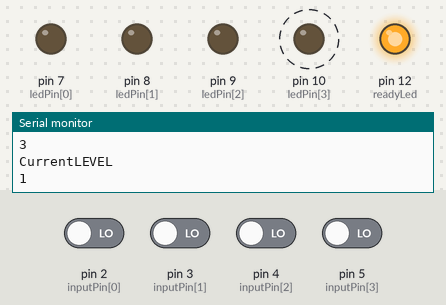
Bench run of a sketch on a simulated Arduino Uno, built with avr-gcc and run on an emulated ATmega328P. Parts: output pins drawn as LEDs (lit = HIGH), the last lines printed to the serial monitor. Dashed ring = blinking. Inputs (shaded band) come from the test bench; at power-on: pin 2 (inputPin[0]), pin 3 (inputPin[1]), pin 4 (inputPin[2]), pin 5 (inputPin[3]) LOW. Random numbers use the default seed unless the sketch sets one.

Above: at 3.6 s.
3.7 s: pin 2 (inputPin[0]) driven HIGH
At 4.2 s:
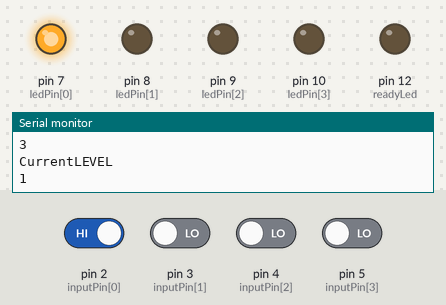
At 5.5 s:
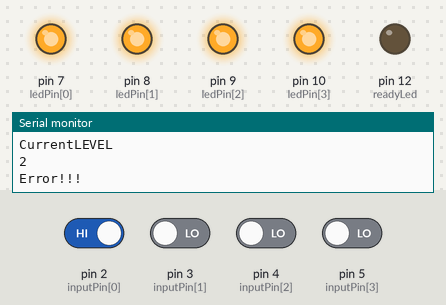
Timing chart, 0 to 15.7 s (numbered marks = the images above; inputs shaded):
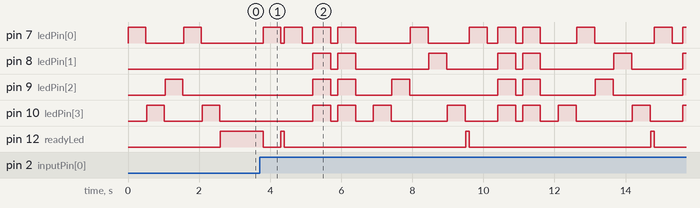

The sketch:

secuenciaColores.ino
```cpp
// Created by Cindy Canul Canul & Cristian Kumul Uc
// E-mail: cindycanul92@gmail.com, cristiankumul@gmail.com


const int _n_levels=5;                //Número de elementos que contendrá la serie para ganar el juego
// Variables
int inputPin[] = {2,3,4,5};           //Declaración de las entradas que se usarán
int ledPin[] = {7,8,9,10};            //Pines para los leds de la secuencia
int buttonState[] = {0,0,0,0};         // El estado actual de los botones
int lastButtonState[] = {0,0,0,0};     // El estado previo de los botones
int serie_array[_n_levels],currentValue; //vectores donde se almacenará la serie y currentValue es donde almacenaremos el valor de la selección del usuario en tiempo de ejecución
int readyLed = 12;                      //Led que nos dará señal que espera la entrada del usuario
//Función que inicializa el vector de la serie y la variable currentValue
void getInitialArray(int n,int n_pin)
{
  Serial.println("N_PIN");
  Serial.println(n_pin);
  Serial.println("/N_PIN");
  int rand_num,random_selected;
  for(int i=0; i<n; i=i+1){
        serie_array[i]=0;
        currentValue = 0;
        rand_num = random(0,n_pin);
        if(i>0)
        {
          while(rand_num == serie_array[i-1]) //Nunca habrá dos digitos iguales consecutivos
          {
            rand_num = random(0,n_pin);
          }
        }
        Serial.println(rand_num);
        random_selected = rand_num;
        serie_array[i]=random_selected;    //guardamos el valor pseudorandom seleccionado
      }


}


void setup() {

  randomSeed(analogRead(0)); //semilla para el pseudorandom
  //inicializamos las entradas y salidas
  for(int x = 0; x < 4; x=x+1)
  {
    pinMode(inputPin[x],INPUT);
    pinMode(ledPin[x],OUTPUT);
  }
  pinMode(readyLed,OUTPUT);
  // iniciamos la comunicación serial para imprimir por la salida estandar
  Serial.begin(9600);
}
int game_on = 0;
int currentlevel = 1; // es el nivel actual, es decir el numero de entradas correctas del usuario
long rand_num = 0; //variable donde se almacena un numero pseudorandom
int rando = 0;
int ledtime = 500; //tiempo que el led estará encendido cuando el usuario seleccione un botón
int pinLedSerie = 0; //Variable para almacenar el led que se encenderá al mostrar la secuencia
int right = 0; //1 indica que el usuario ingresó un dato correcto , 0 indica que ha fallado
int speedfactor = 5;
int leddelay = 200; //delay de los leds
int n_levels =_n_levels; //niveles (se asigna el valor de _n_levels a n_levels por cuestiones de crear la memoria dinámicamente)


void loop() {

int i;
int n_pin = sizeof(inputPin)/sizeof(int); // Número de pines que serán nuestras entradas y salidas
//Iniciamos el juego
if (game_on == 0){
  getInitialArray(n_levels,n_pin);
  //Mostramos la secuencia del juego (cambiará tras el error)
  for (i = 0; i < n_levels; i= i + 1){
      leddelay = ledtime/(1+(speedfactor/n_levels)*(currentlevel - 1));
      pinLedSerie = serie_array[i];
      digitalWrite(pinLedSerie+7, HIGH);
      delay(leddelay);
      digitalWrite(pinLedSerie+7, LOW);
      delay(100/speedfactor);
 }
 game_on = 1;

}


i = 0;
int buttonchange = 0;
int j = 0; //la posición actual de la serie
while (j < n_levels){
  Serial.println("CurrentLEVEL");
  Serial.println(currentlevel);
    while (buttonchange == 0){
          for (i = 0; i < 4; i = i + 1){
          buttonState[i] = digitalRead(i+2);
          buttonchange = buttonchange + buttonState[i];
        }
        digitalWrite(readyLed,HIGH);
        delay(100);
    }
    digitalWrite(readyLed,LOW);
     for (i = 0; i < 4; i = i + 1){
        if (buttonState[i] == HIGH) {
            digitalWrite(i+7, HIGH);
            delay(ledtime);
            digitalWrite(i+7, LOW);

            currentValue=i;
            buttonState[i] = LOW;
            buttonchange = 0;
         }
       }
        if (currentValue == serie_array[j]){
            j++;
            right = 1;
            }
        else{

            right = 0;
            i = 4;

        }

        // si la entrada es incorrecta se muestra una señal de error prendiendo todos los leds
        if (right == 0){
          delay(300);
          i = 0;
          game_on = 0;
          currentlevel = 1;
          Serial.println("Error!!!");
          for (i = 0; i < 4; i = i + 1){
                 digitalWrite(i+7, HIGH);
              }
               delay(ledtime);
           for (i = 0; i < 4; i = i + 1){
                 digitalWrite(i+7, LOW);
               }
               delay (200);
          for (i = 0; i < 4; i = i + 1){
                 digitalWrite(i+7, HIGH);
              }
               delay(ledtime);
           for (i = 0; i < 4; i = i + 1){
                 digitalWrite(i+7, LOW);
               }

               delay(500);
               game_on = 0;
               //salimos del while para iniciar un nuevo juego
               break;

        }


    //Si se inserta el valor correcto avanzamos al siguiente elemento de la serie
        if (right == 1){
            currentlevel++;
            Serial.println("Coorecto aumenta 1");
            Serial.println(currentlevel);

            }
        //si se llega al final de la secuencia el juego se ha ganado
        if (currentlevel > n_levels){
          Serial.println("Ha ganado el juego");
          delay(500);
          // Se crea una serie automática cuando se ha ganado el juego
          int winSerie[] = {0, 1, 2, 3, 3, 2, 1, 0, 0};
          int tmp = 0;

          int delays[] = {50, 80, 100, 120, 160, 200, 240, 250, 300};
          for (i = 0; i < 9; i = i + 1){
            tmp = winSerie[i];
            digitalWrite(tmp+7, HIGH);
            delay(200);
            digitalWrite(tmp+7, LOW);
            delay(delays[i]);
          }
          //El juego se ha terminado
          game_on = 0;
          currentlevel = 1;

         }


}


}
```

Measured:
- after the input at 3.7 s, pin 7 (ledPin[0]): LOW → HIGH after 0.10 s, → LOW 0.50 s later, → HIGH 0.10 s later, → LOW 0.50 s later, … (21 changes in this stretch); pin 8 (ledPin[1]): LOW → HIGH after 1.5 s, → LOW 0.50 s later, → HIGH 0.20 s later, → LOW 0.50 s later, … (13 changes in this stretch)
- by itself, pin 7 (ledPin[0]), pin 10 (ledPin[3]): alternates HIGH for 0.50 s and LOW for 1.1 s
